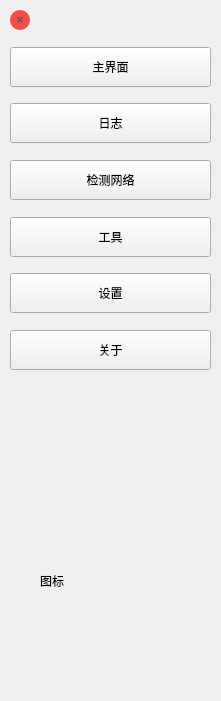
   <widget class="QWidget" name="widget_setting" native="true">
    <property name="geometry">
     <rect>
      <x>0</x>
      <y>0</y>
      <width>221</width>
      <height>701</height>
     </rect>
    </property>
    <widget class="QLabel" name="label_ico">
     <property name="geometry">
      <rect>
       <x>40</x>
       <y>470</y>
       <width>141</width>
       <height>221</height>
      </rect>
     </property>
     <property name="text">
      <string>图标</string>
     </property>
    </widget>
    <widget class="QWidget" name="layoutWidget">
     <property name="geometry">
      <rect>
       <x>10</x>
       <y>10</y>
       <width>201</width>
       <height>360</height>
      </rect>
     </property>
     <layout class="QVBoxLayout" name="verticalLayout">
      <item>
       <layout class="QHBoxLayout" name="horizontalLayout">
        <item>
         <widget class="QPushButton" name="pushButton_close">
          <property name="sizePolicy">
           <sizepolicy hsizetype="Minimum" vsizetype="Fixed">
            <horstretch>20</horstretch>
            <verstretch>20</verstretch>
           </sizepolicy>
          </property>
          <property name="minimumSize">
           <size>
            <width>20</width>
            <height>20</height>
           </size>
          </property>
          <property name="maximumSize">
           <size>
            <width>20</width>
            <height>20</height>
           </size>
          </property>
          <property name="baseSize">
           <size>
            <width>0</width>
            <height>0</height>
           </size>
          </property>
          <property name="mouseTracking">
           <bool>false</bool>
          </property>
          <property name="styleSheet">
           <string notr="true">QPushButton{color:#515151;background:#F14C4C;border-radius:10px;}QPushButton:hover{color:white;font:Tahoma;background:#FF6058;}</string>
          </property>
          <property name="text">
           <string>×</string>
          </property>
         </widget>
        </item>
        <item>
         <widget class="QLabel" name="mini">
          <property name="styleSheet">
           <string notr="true">border: 1px #336699;</string>
          </property>
          <property name="text">
           <string/>
          </property>
         </widget>
        </item>
       </layout>
      </item>
      <item>
       <spacer name="verticalSpacer">
        <property name="orientation">
         <enum>Qt::Vertical</enum>
        </property>
        <property name="sizeHint" stdset="0">
         <size>
          <width>20</width>
          <height>40</height>
         </size>
        </property>
       </spacer>
      </item>
      <item>
       <widget class="QPushButton" name="pushButton_main">
        <property name="minimumSize">
         <size>
          <width>0</width>
          <height>40</height>
         </size>
        </property>
        <property name="maximumSize">
         <size>
          <width>16777215</width>
          <height>16777215</height>
         </size>
        </property>
        <property name="text">
         <string>主界面</string>
        </property>
       </widget>
      </item>
      <item>
       <spacer name="verticalSpacer_4">
        <property name="orientation">
         <enum>Qt::Vertical</enum>
        </property>
        <property name="sizeHint" stdset="0">
         <size>
          <width>20</width>
          <height>40</height>
         </size>
        </property>
       </spacer>
      </item>
      <item>
       <widget class="QPushButton" name="pushButton_log">
        <property name="minimumSize">
         <size>
          <width>0</width>
          <height>40</height>
         </size>
        </property>
        <property name="maximumSize">
         <size>
          <width>16777215</width>
          <height>16777215</height>
         </size>
        </property>
        <property name="text">
         <string>日志</string>
        </property>
       </widget>
      </item>
      <item>
       <spacer name="verticalSpacer_6">
        <property name="orientation">
         <enum>Qt::Vertical</enum>
        </property>
        <property name="sizeHint" stdset="0">
         <size>
          <width>20</width>
          <height>40</height>
         </size>
        </property>
       </spacer>
      </item>
      <item>
       <widget class="QPushButton" name="pushButton_net">
        <property name="minimumSize">
         <size>
          <width>0</width>
          <height>40</height>
         </size>
        </property>
        <property name="maximumSize">
         <size>
          <width>16777215</width>
          <height>16777215</height>
         </size>
        </property>
        <property name="text">
         <string>检测网络</string>
        </property>
       </widget>
      </item>
      <item>
       <spacer name="verticalSpacer_2">
        <property name="orientation">
         <enum>Qt::Vertical</enum>
        </property>
        <property name="sizeHint" stdset="0">
         <size>
          <width>20</width>
          <height>40</height>
         </size>
        </property>
       </spacer>
      </item>
      <item>
       <widget class="QPushButton" name="pushButton_tool">
        <property name="minimumSize">
         <size>
          <width>0</width>
          <height>40</height>
         </size>
        </property>
        <property name="text">
         <string>工具</string>
        </property>
       </widget>
      </item>
      <item>
       <spacer name="verticalSpacer_3">
        <property name="orientation">
         <enum>Qt::Vertical</enum>
        </property>
        <property name="sizeHint" stdset="0">
         <size>
          <width>20</width>
          <height>40</height>
         </size>
        </property>
       </spacer>
      </item>
      <item>
       <widget class="QPushButton" name="pushButton_setting">
        <property name="minimumSize">
         <size>
          <width>0</width>
          <height>40</height>
         </size>
        </property>
        <property name="text">
         <string>设置</string>
        </property>
       </widget>
      </item>
      <item>
       <spacer name="verticalSpacer_5">
        <property name="orientation">
         <enum>Qt::Vertical</enum>
        </property>
        <property name="sizeHint" stdset="0">
         <size>
          <width>20</width>
          <height>40</height>
         </size>
        </property>
       </spacer>
      </item>
      <item>
       <widget class="QPushButton" name="pushButton_about">
        <property name="minimumSize">
         <size>
          <width>0</width>
          <height>40</height>
         </size>
        </property>
        <property name="text">
         <string>关于</string>
        </property>
       </widget>
      </item>
     </layout>
    </widget>
   </widget>
